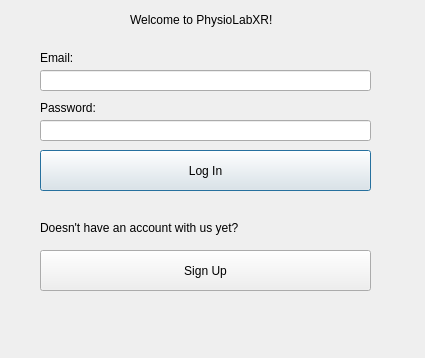
<?xml version="1.0" encoding="UTF-8"?>
<ui version="4.0">
 <class>Dialog</class>
 <widget class="QDialog" name="Dialog">
  <property name="geometry">
   <rect>
    <x>0</x>
    <y>0</y>
    <width>425</width>
    <height>358</height>
   </rect>
  </property>
  <property name="windowTitle">
   <string>Dialog</string>
  </property>
  <widget class="QLabel" name="label">
   <property name="geometry">
    <rect>
     <x>130</x>
     <y>10</y>
     <width>191</width>
     <height>20</height>
    </rect>
   </property>
   <property name="text">
    <string>Welcome to PhysioLabXR!</string>
   </property>
  </widget>
  <widget class="QPushButton" name="pushButton">
   <property name="geometry">
    <rect>
     <x>40</x>
     <y>150</y>
     <width>331</width>
     <height>41</height>
    </rect>
   </property>
   <property name="text">
    <string>Log In</string>
   </property>
  </widget>
  <widget class="QPushButton" name="pushButton_2">
   <property name="geometry">
    <rect>
     <x>40</x>
     <y>250</y>
     <width>331</width>
     <height>41</height>
    </rect>
   </property>
   <property name="text">
    <string>Sign Up</string>
   </property>
  </widget>
  <widget class="QLineEdit" name="lineEdit">
   <property name="geometry">
    <rect>
     <x>40</x>
     <y>70</y>
     <width>331</width>
     <height>21</height>
    </rect>
   </property>
  </widget>
  <widget class="QLabel" name="label_2">
   <property name="geometry">
    <rect>
     <x>40</x>
     <y>50</y>
     <width>58</width>
     <height>16</height>
    </rect>
   </property>
   <property name="text">
    <string>Email:</string>
   </property>
  </widget>
  <widget class="QLabel" name="label_3">
   <property name="geometry">
    <rect>
     <x>40</x>
     <y>100</y>
     <width>58</width>
     <height>16</height>
    </rect>
   </property>
   <property name="text">
    <string>Password:</string>
   </property>
  </widget>
  <widget class="QLineEdit" name="lineEdit_2">
   <property name="geometry">
    <rect>
     <x>40</x>
     <y>120</y>
     <width>331</width>
     <height>21</height>
    </rect>
   </property>
  </widget>
  <widget class="QLabel" name="label_4">
   <property name="geometry">
    <rect>
     <x>40</x>
     <y>220</y>
     <width>251</width>
     <height>16</height>
    </rect>
   </property>
   <property name="text">
    <string>Doesn't have an account with us yet?</string>
   </property>
  </widget>
 </widget>
 <resources/>
 <connections/>
</ui>
